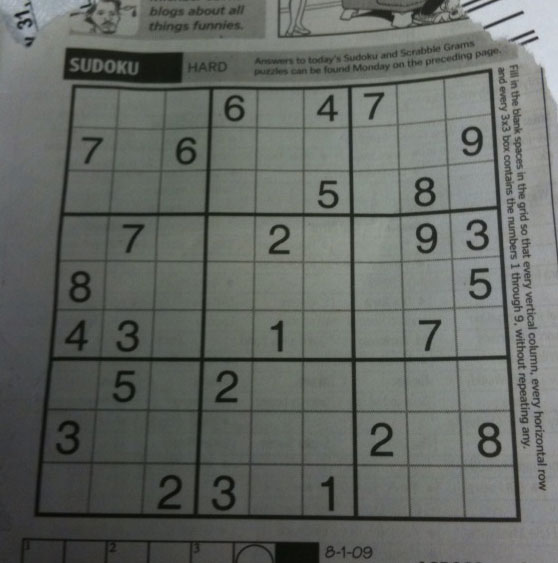
#> input picture images/sudoku.png, 558 x 563 px
$ python '25.2 Probabilistic Hough Transform.py'
#> lines starting #> are read from the running program, lines starting #| are printed output that depends on the picture; after the words box and inside, x2 and y2 are one past the last pixel; in counts of white or black regions, pixels touching at a corner belong together
# coding=utf-8
"""
OpenCV 中的霍夫变换

目标
• 理解霍夫变换的概念
• 学习如何在一张图片中检测直线
• 学习函数： cv2.HoughLines()， cv2.HoughLinesP()
"""


import cv2
import numpy as np

PATH = '../images/sudoku.png'

img = cv2.imread(PATH)
#> img is the input picture: shape (563, 558, 3); mean B, G, R 99.5, 104.1, 100
gray = cv2.cvtColor(img,cv2.COLOR_BGR2GRAY)
edges = cv2.Canny(gray, 50, 150, apertureSize=3)
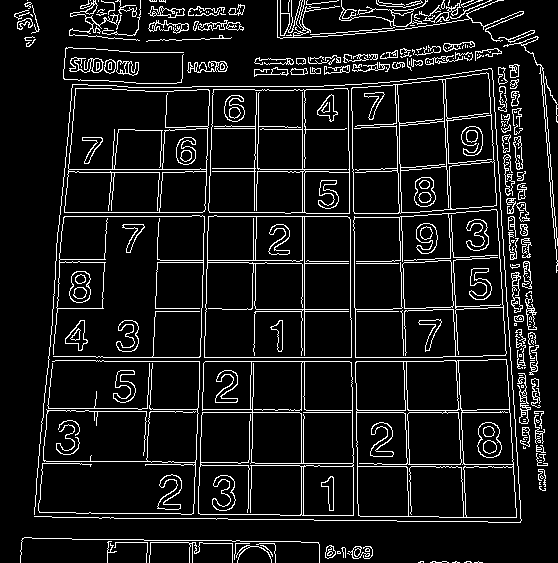
#> edges: shape (563, 558); 9.4% white in thin lines or dots
minLineLength = 100
maxLineGap = 10

# cv2.HoughLinesP()
# minLineLength - 线的最短长度。比这个短的线都会被忽略。
# MaxLineGap - 两条线段之间的最大间隔，如果小于此值，这两条直线就被看成是一条直线。
lines = cv2.HoughLinesP(edges, 1, np.pi/180, 100, minLineLength, maxLineGap)
#> lines = 254 rows, first 6: [202, 412, 299, 412], [104, 361, 199, 361], [201, 329, 201, 308], [355, 357, 442, 357], [304, 355, 304, 216], [450, 244, 450, 258]
for line in lines:
    for x1, y1, x2, y2 in line:
        cv2.line(img, (x1, y1), (x2, y2), (0, 255, 0), 2)
#> this loop made 254 passes
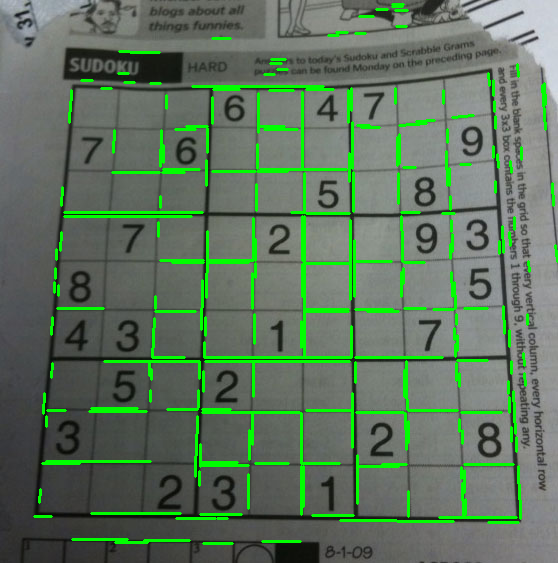
#> img: shape (563, 558, 3); 7.04% of pixels changed, all inside (x1, y1, x2, y2) = (33, 3, 558, 545)

# cv2.imwrite('houghlines5.jpg',img)
cv2.imshow('sudoku', img)
cv2.waitKey(0)
cv2.destroyAllWindows()

$ run again, with images/aloeGT.png copied over images/sudoku.png
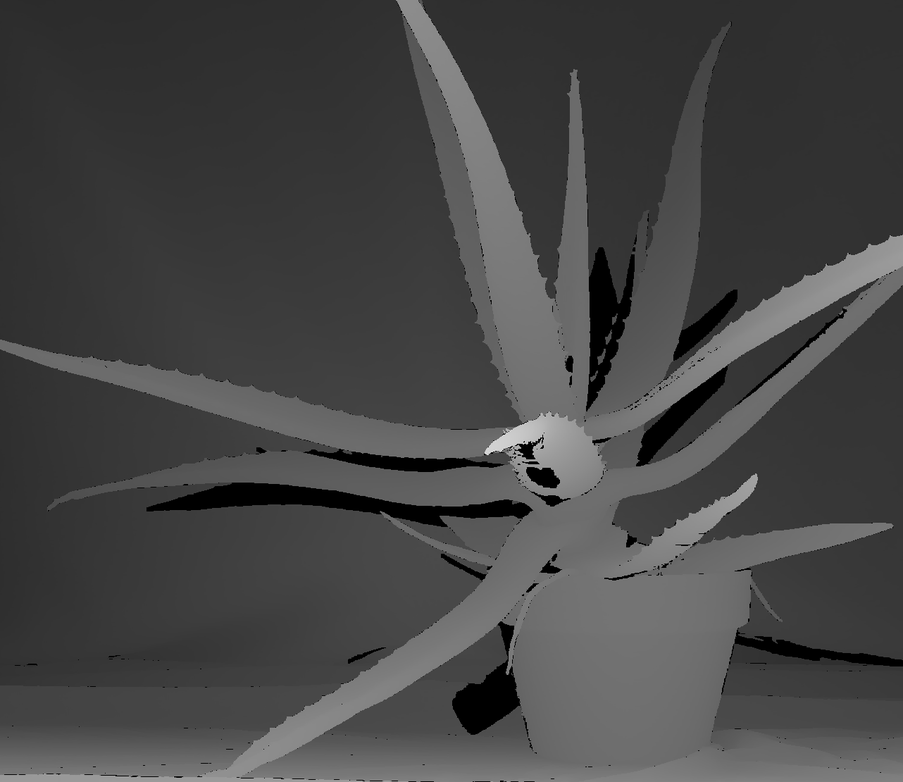
#> input picture images/aloeGT.png, 903 x 782 px, shrunk from 1282 x 1110 before the run
#> img is the input picture: shape (782, 903, 3); min 0, max 233, mean 69.8
#> `edges = cv2.Canny(gray, 50, 150, apertureSize=3)`:
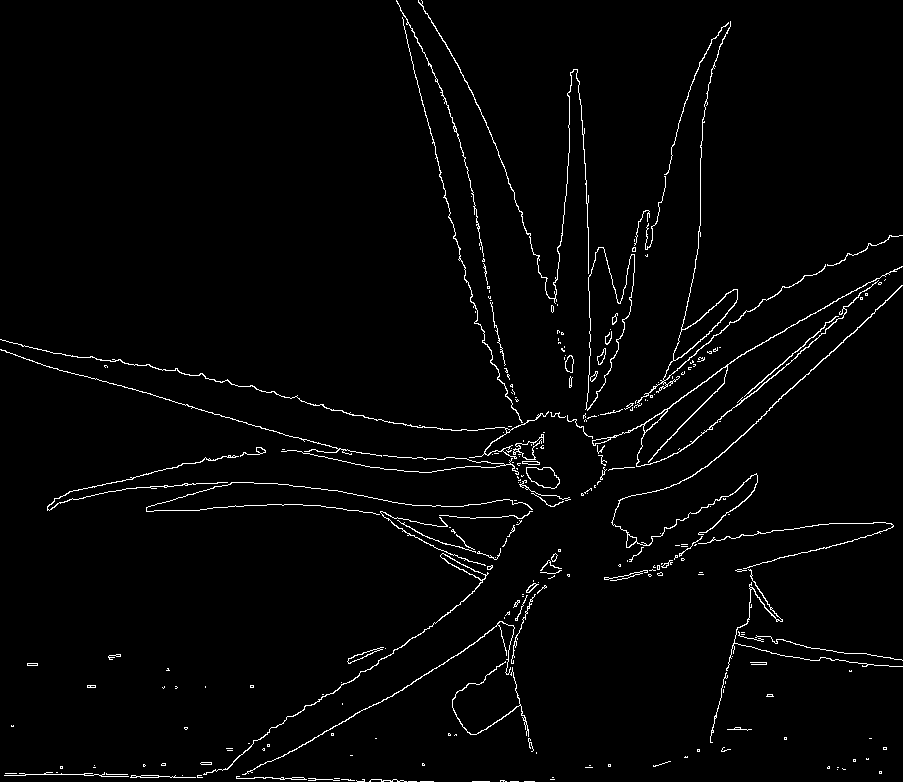
#> edges: shape (782, 903); 2.2% white in thin lines or dots
#> lines = 63 rows, first 6: [21, 357, 34, 361], [322, 444, 337, 448], [813, 369, 851, 333], [447, 201, 450, 213], [472, 781, 489, 781], [744, 396, 793, 353]
#> the loop `for line in lines:` made 63 passes
#> after the loop `for line in lines:`:
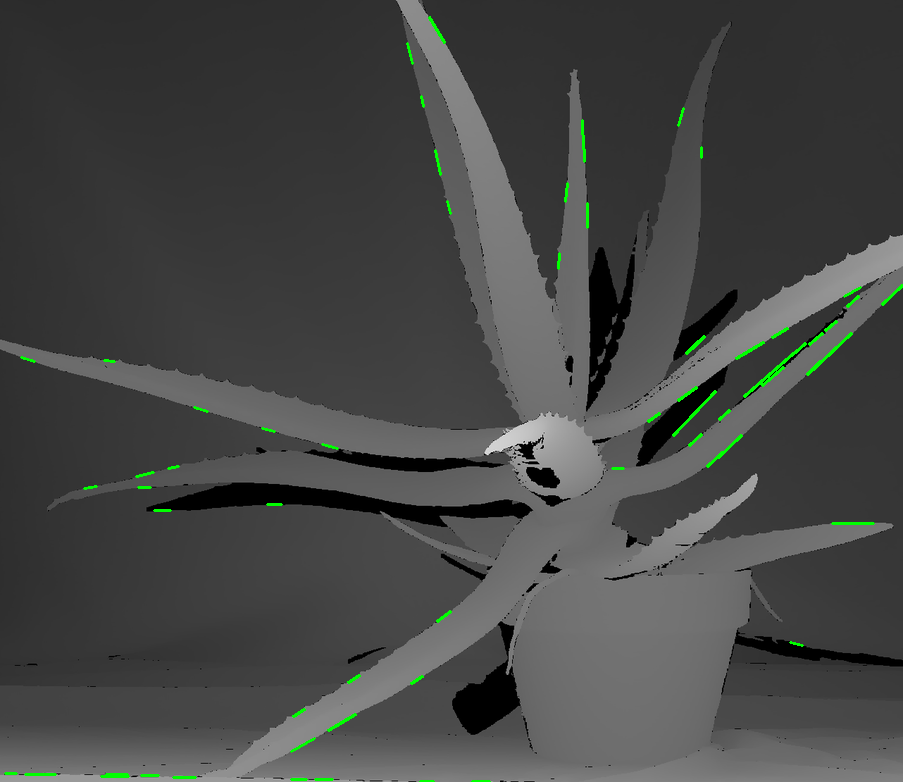
#> img: shape (782, 903, 3); 0.58% of pixels changed, all inside (x1, y1, x2, y2) = (4, 16, 903, 782)

$ run again, with images/basketball1.png copied over images/sudoku.png
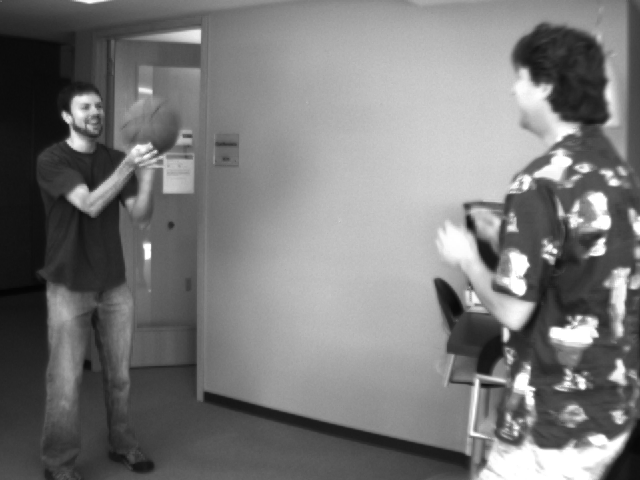
#> input picture images/basketball1.png, 640 x 480 px
#> img is the input picture: shape (480, 640, 3); min 4, max 255, mean 120.3
#> `edges = cv2.Canny(gray, 50, 150, apertureSize=3)`:
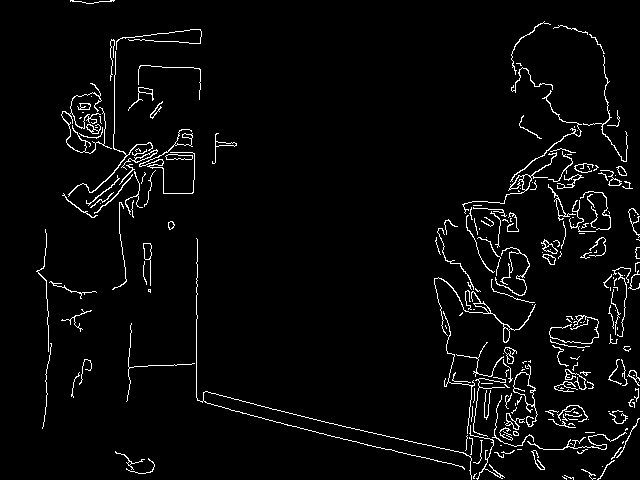
#> edges: shape (480, 640); 3.5% white in thin lines or dots
#> lines = [[357, 442, 371, 445], [254, 404, 268, 407], [196, 314, 196, 295], [331, 436, 342, 438], [269, 408, 288, 412], [344, 439, 356, 441], [308, 430, 318, 432]]
#> the loop `for line in lines:` made 7 passes
#> after the loop `for line in lines:`:
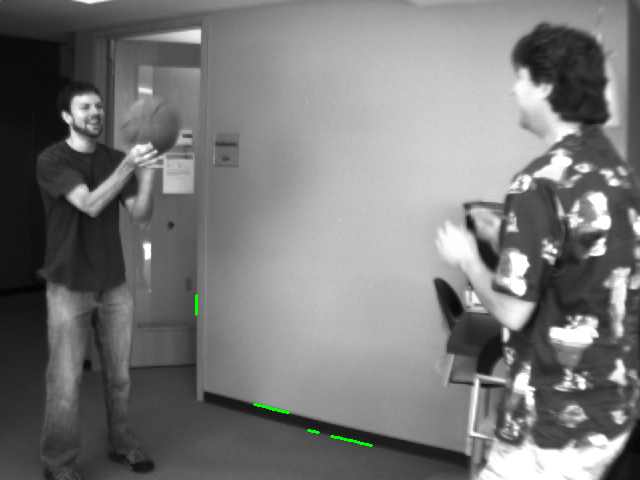
#> img: shape (480, 640, 3); 0.11% of pixels changed, all inside (x1, y1, x2, y2) = (195, 294, 373, 447)
